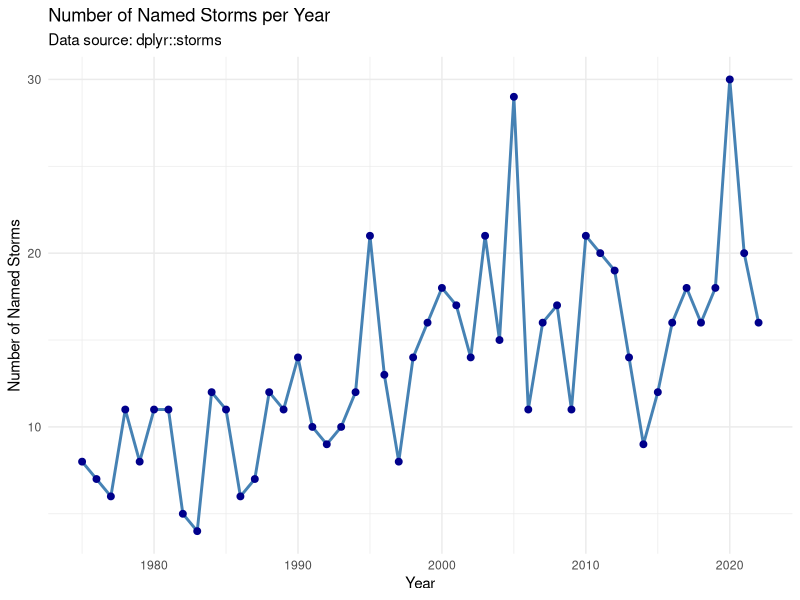

R code for this plot:
## ---- chunk 1
#| include: false
suppressPackageStartupMessages(library(tidyverse))
## ---- chunk 2
storms |> 
  group_by(year) |> 
  summarize(n_storms = n_distinct(name)) |> 
  ggplot(aes(x = year, y = n_storms)) +
  geom_line(color = "steelblue", linewidth = 1) +
  geom_point(color = "darkblue", size = 2) +
  theme_minimal() +
  labs(
    title = "Number of Named Storms per Year",
    subtitle = "Data source: dplyr::storms",
    x = "Year",
    y = "Number of Named Storms"
  )
